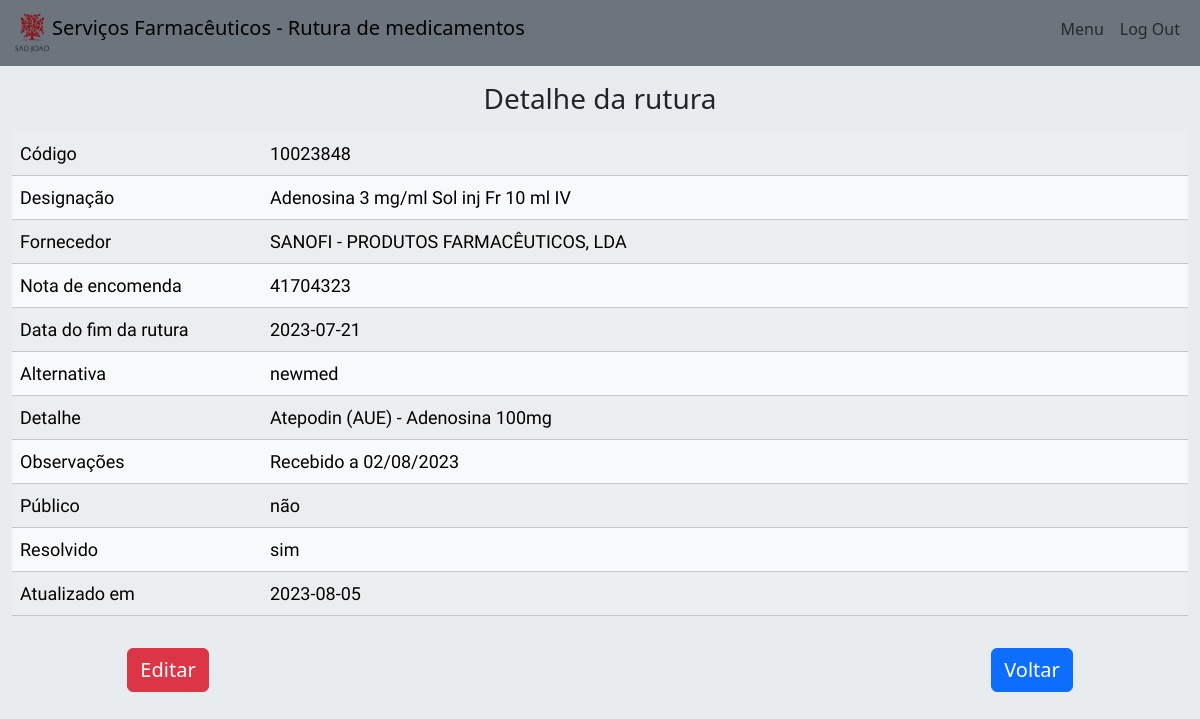
Screenshot of /details/35 (signed in) with the database file from the repository.
### tables this page shows
CREATE TABLE "ruts" (
	"id"	INTEGER,
	"code"	INTEGER,
	"desig"	TEXT,
	"forn"	TEXT,
	"order_nr"	INTEGER,
	"end_date"	TEXT,
	"last_date"	TEXT,
	"alternative"	TEXT,
	"detail"	TEXT,
	"obs"	TEXT,
	"created"	TEXT,
	"public"	TEXT DEFAULT 'false',
	"solved"	TEXT DEFAULT 'false',
	PRIMARY KEY("id" AUTOINCREMENT)
);

### app.py (the view)
@app.route('/details/<id>')
@login_required
def details(id):
    con = sql_open()
    cursor = con.cursor()
    cursor.execute("SELECT * FROM ruts WHERE id=?", (id,))
    data = cursor.fetchone()
    return render_template('details.html', data=data)

### app.py (called while the page is built)
def sql_open():
    con = sql.connect('database.db')
    con.row_factory = sql.Row
    return con

### helpers.py (called while the page is built)
def login_required(f):
    @wraps(f)
    def decorated_function(*args, **kwargs):
        if session['name'] is None:
            return redirect(url_for('login'))
        return f(*args, **kwargs)
    return decorated_function

### templates/details.html
{% extends 'home.html' %}
{% block main %}
<div class="container-fluid row mt-3 mx-auto">
    <h3 class="mb-3 text-center">Detalhe da rutura</h3>
    <table class="table table-light table-striped table-hover fs-5">
        <tbody>
            <tr>
                <td style="width:250px">Código</td>
                <td>{{ data['code'] }}</td>
            </tr>
            <tr>
                <td>Designação</td>
                <td>{{ data['desig'] }}</td>
            </tr>
            <tr>
                <td>Fornecedor</td>
                <td>{{ data['forn'] }}</td>
            </tr>
            <tr>
                <td>Nota de encomenda</td>
                <td>{{ data['order_nr'] }}</td>
            </tr>
            <tr>
                <td>Data do fim da rutura</td>
                <td>{{ data['end_date'] }}</td>
            </tr>
            <tr>
                <td>Alternativa</td>
                <td>{{ data['alternative'] }}</td>
            </tr>
            <tr>
                <td>Detalhe</td>
                <td>{{ data['detail'] }}</td>
            </tr>
            <tr>
                <td>Observações</td>
                <td>{{ data['obs'] }}</td>
            </tr>
            <tr>
                <td>Público</td>
                <td>{{ 'sim' if data['public'] == 'true' else 'não' }}</td>
            </tr>
            <tr>
                <td>Resolvido</td>
                <td>{{ 'sim' if data['solved'] == 'true' else 'não' }}</td>
            </tr>
            <tr>
                <td>Atualizado em</td>
                <td>{{ data['last_date'] }}</td>
            </tr>
        </tbody>
    </table>
    {% if get_flashed_messages() %}
    <div class="mt-3 mx-auto text-center row">
        <a href="{{ url_for('edit', id=data['id']) }}" class="col ms-auto"><button class="btn btn-danger fs-5">Editar</button></a>
        <div class="col-6"></div>
        <a href="{{ url_for('menu') }}" class="col me-auto"><button class="btn btn-primary fs-5">Voltar</button></a>
    </div>
    {% else %}
    <div class="mt-3 mx-auto text-center row">
        <a href="{{ url_for('edit', id=data['id']) }}" class="col ms-auto"><button class="btn btn-danger fs-5">Editar</button></a>
        <div class="col-6"></div>
        <a href="javascript:history.back()" class="col me-auto"><button class="btn btn-primary fs-5">Voltar</button></a>
    </div>
    {% endif %}
</div>
{% endblock main %}

### static/styles.css (style rules this page uses)
body, html { height: 100%; text-decoration: none; }
table * { font-family: "PT Sans Narrow"; font-size: 18px; }

### rows the page displays
ruts: code "10023848", desig "Adenosina 3 mg/ml Sol inj Fr 10 ml IV", forn "SANOFI - PRODUTOS FARMACÊUTICOS, LDA", order_nr "41704323", end_date "2023-07-21", alternative "newmed", detail "Atepodin (AUE) - Adenosina 100mg", obs "Recebido a 02/08/2023", public "não", solved "sim", last_date "2023-08-05"
